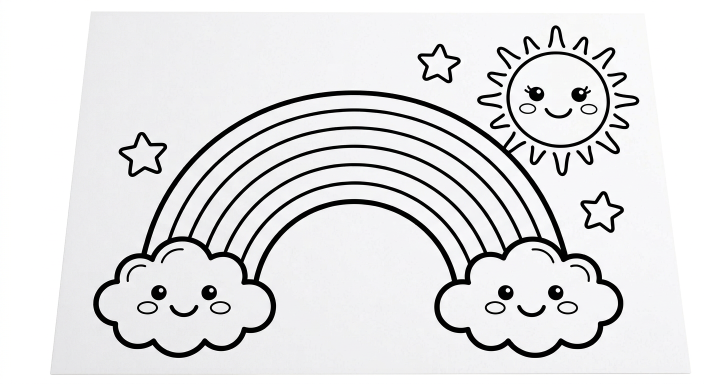
#> input picture etsy-shop/coloring/raw/c01_rainbow.png, 1408 x 768 px (shown at 1/2 size)
$ python -i build_sets.py   (imports and definitions only)
#> lines starting #> are read from the running program, lines starting #| are printed output that depends on the picture; after the words box and inside, x2 and y2 are one past the last pixel; in counts of white or black regions, pixels touching at a corner belong together
#!/usr/bin/env python3
"""Process raw generated art into print-ready product files.
Set-01: coloring pages -> clean B/W, A4 300DPI PNG + multi-page PDF
Set-02: character clip art -> transparent-background 2000px PNG
"""
import os, glob
from PIL import Image, ImageDraw, ImageFilter, ImageChops
import numpy as np

ROOT = "/home/user/Arena.ai/etsy-shop"
A4 = (2480, 3508)          # A4 @ 300 DPI
DPI = (300, 300)
MARGIN = 150

# ---------------------------------------------------------------- helpers
def crisp_lineart(img, lo=110, hi=190):
    """Force near-white background to pure white while keeping smooth AA lines."""
    g = img.convert("L")
    g = ImageOps_autocontrast(g)
    lut = []
    for v in range(256):
        if v <= lo:      lut.append(0)
        elif v >= hi:    lut.append(255)
        else:            lut.append(int(round((v - lo) * 255.0 / (hi - lo))))
    g = g.point(lut)
    return g.convert("RGB")

def ImageOps_autocontrast(g, cutoff=1):
    from PIL import ImageOps
    return ImageOps.autocontrast(g, cutoff=cutoff)

def content_bbox(img, tol=245, pad=0):
    g = img.convert("L").point(lambda v: 255 if v < tol else 0)
    bb = g.getbbox()
    if not bb:
        return (0, 0, img.width, img.height)
    l, t, r, b = bb
    return (max(0, l - pad), max(0, t - pad),
            min(img.width, r + pad), min(img.height, b + pad))

def place_on_a4(img, out_path, margin=MARGIN):
    """Trim whitespace and centre the art on a clean A4 white page."""
    img = img.convert("RGB")
    img = img.crop(content_bbox(img, tol=248, pad=10))
    avail = (A4[0] - margin * 2, A4[1] - margin * 2)
    r = min(avail[0] / img.width, avail[1] / img.height)
    art = img.resize((max(1, int(img.width * r)), max(1, int(img.height * r))), Image.LANCZOS)
    page = Image.new("RGB", A4, (255, 255, 255))
    page.paste(art, ((A4[0] - art.width) // 2, (A4[1] - art.height) // 2))
    page.save(out_path, dpi=DPI, optimize=True)
    return page

# ------------------------------------------------------- background removal
def strip_background(src_path, out_path, target=2000, tol=42):
    """Flood-fill the white background from the borders -> transparent PNG.
    Keeps white areas *inside* the character opaque (they stay white)."""
#> called with src_path = 'coloring/raw/c01_rainbow.png', out_path = 'out.png', target = 2000, tol = 42
    img = Image.open(src_path).convert("RGB")
#> img is the input picture: PIL image 1408x768 RGB; mean R, G, B 224.5, 224.5, 225.5
    w, h = img.size
#> w = 1408; h = 768
    ff = img.copy()
    seeds = [(2, 2), (w - 3, 2), (2, h - 3), (w - 3, h - 3),
             (w // 2, 2), (w // 2, h - 3), (2, h // 2), (w - 3, h // 2)]
    KEY = (255, 0, 255)
    for s in seeds:
        try:
            ImageDraw.floodfill(ff, s, KEY, thresh=tol)
        except Exception:
            pass
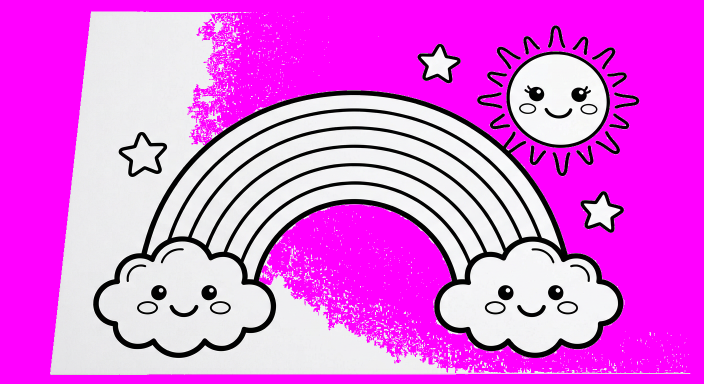
#> ff: PIL image 1408x768 RGB (shown at 1/2 size); mean R, G, B 227.6, 102.5, 228.2
    a = np.array(ff).astype(np.int16)
    key = np.array(KEY, dtype=np.int16)
    dist = np.abs(a - key).sum(axis=2)
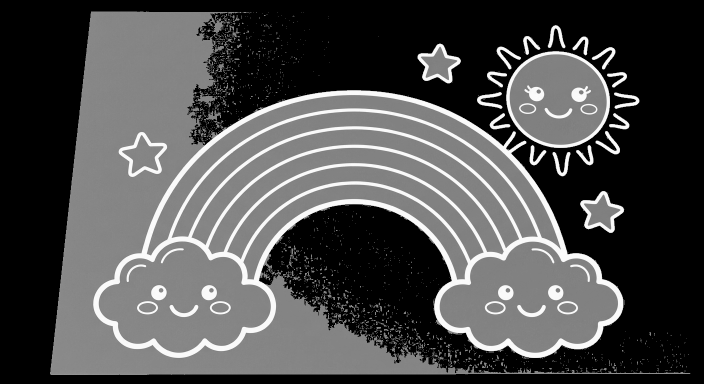
#> dist: shape (768, 1408) int64 (shown at 1/2 size); min 0, max 519, mean 156.8; drawn with min black and max white
    alpha = np.where(dist < 60, 0, 255).astype(np.uint8)
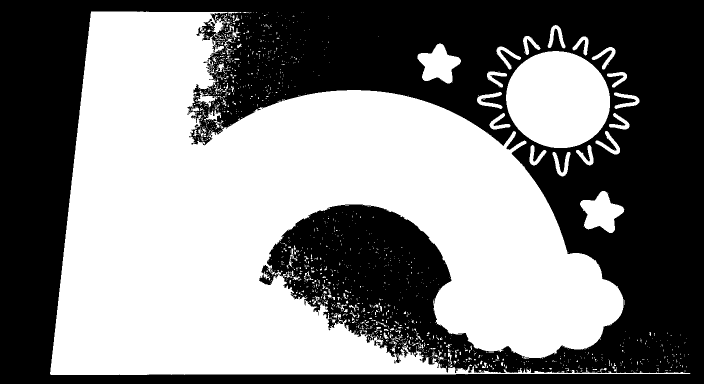
#> alpha: shape (768, 1408) (shown at 1/2 size); 51% white; 1 black region, box (x1, y1, x2, y2) and area: (0, 0, 1408, 768) 530347

    # smooth the alpha edge so cut-outs aren't jagged
    am = Image.fromarray(alpha, "L").filter(ImageFilter.GaussianBlur(0.6))
    # erode 1px so a faint white halo does not survive
    am = ImageChops.subtract(am, am.point(lambda v: 40 if v > 200 else 0))
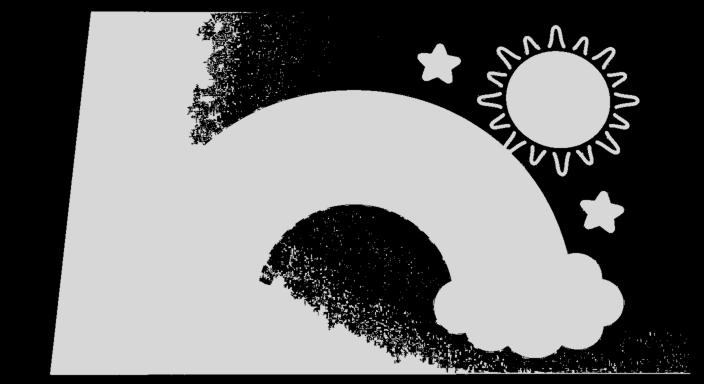
#> am: PIL image 1408x768 L (shown at 1/2 size); min 0, max 215, mean 109.9
    am = am.filter(ImageFilter.GaussianBlur(0.5))

    rgba = img.convert("RGBA")
    rgba.putalpha(am)
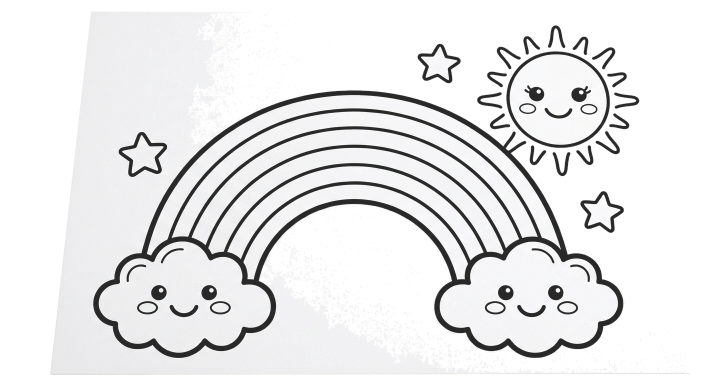
#> rgba: PIL image 1408x768 RGBA (shown at 1/2 size); mean R, G, B, A 224.5, 224.5, 225.5, 109.9; transparent parts drawn white
    # trim to the character, then pad to a square canvas
    bb = rgba.split()[3].getbbox()
#> bb = (98, 21, 1383, 752)
    if bb:
        rgba = rgba.crop(bb)
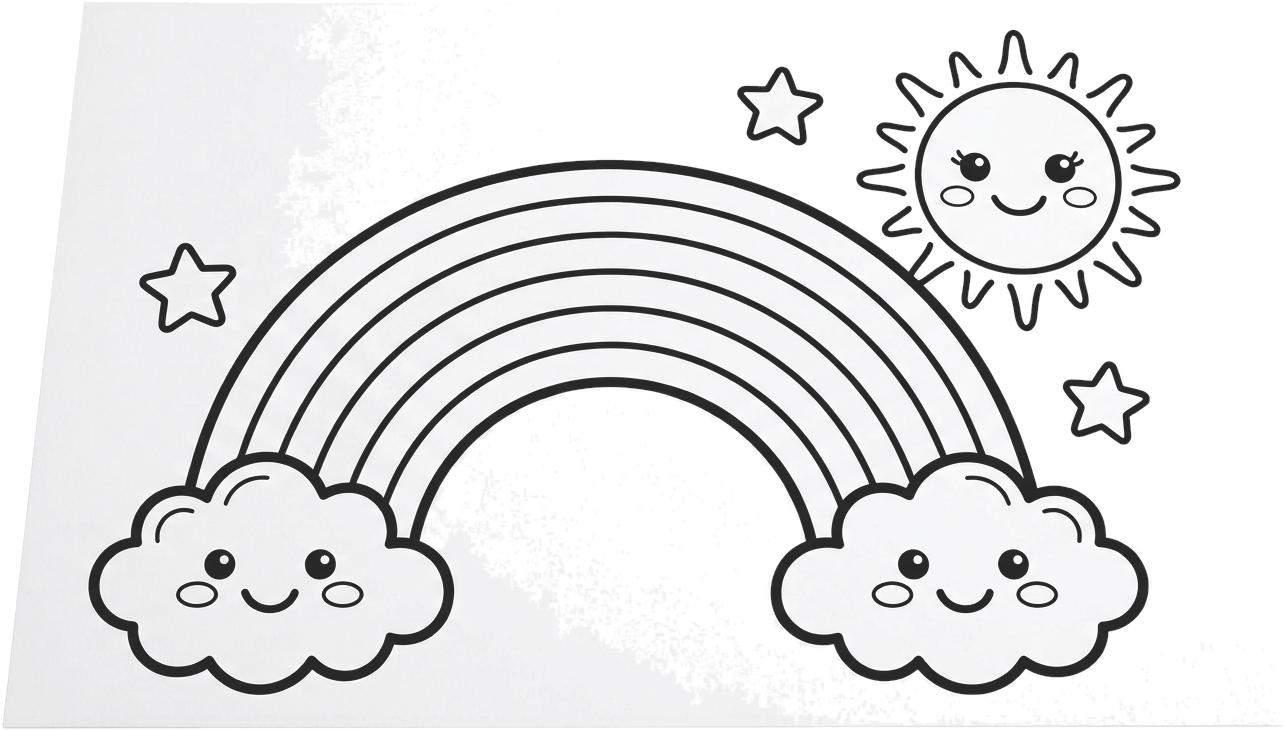
#> rgba: PIL image 1285x731 RGBA; mean R, G, B, A 219.9, 219.9, 221.1, 126.5; transparent parts drawn white
    side = int(max(rgba.width, rgba.height) * 1.10)
#> side = 1413
    canvas = Image.new("RGBA", (side, side), (255, 255, 255, 0))
    canvas.alpha_composite(rgba, ((side - rgba.width) // 2, (side - rgba.height) // 2))
    canvas = canvas.resize((target, target), Image.LANCZOS)
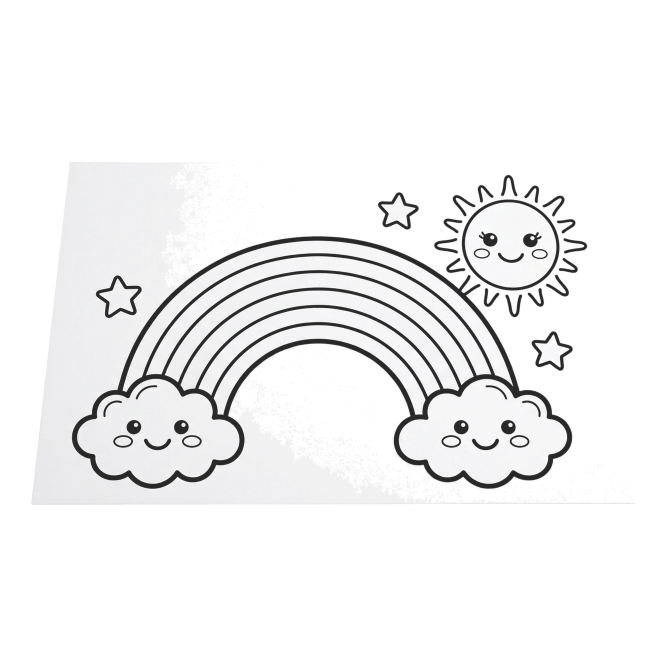
#> canvas: PIL image 2000x2000 RGBA (shown at 1/3 size); mean R, G, B, A 62.6, 62.6, 63, 59.5; transparent parts drawn white
    canvas.save(out_path, optimize=True)
    return canvas

# ------------------------------------------------------------------ run
# [24 lines not run here, left out]

>>> result = strip_background('coloring/raw/c01_rainbow.png', 'out.png')

$ run again, on etsy-shop/coloring/raw/c05_rocket.png
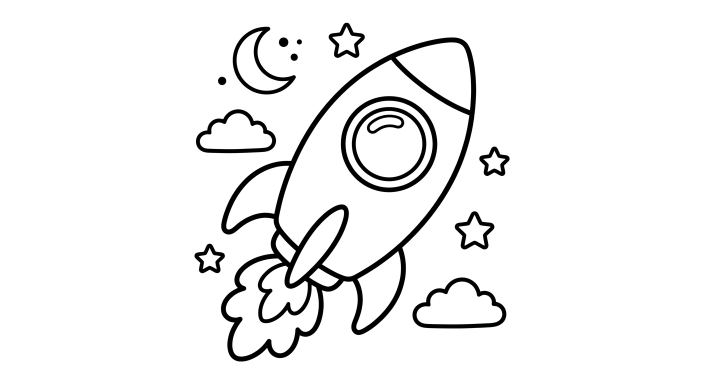
#> input picture etsy-shop/coloring/raw/c05_rocket.png, 1408 x 768 px (shown at 1/2 size)
#> in strip_background, img is the input picture: PIL image 1408x768 RGB; mean R, G, B 240.4, 240.4, 240.4
#> dist: shape (768, 1408) int64; 261 distinct labels, from 0 to 512
#> in strip_background, `alpha = np.where(dist < 60, 0, 255).astype(np.uint8)`:
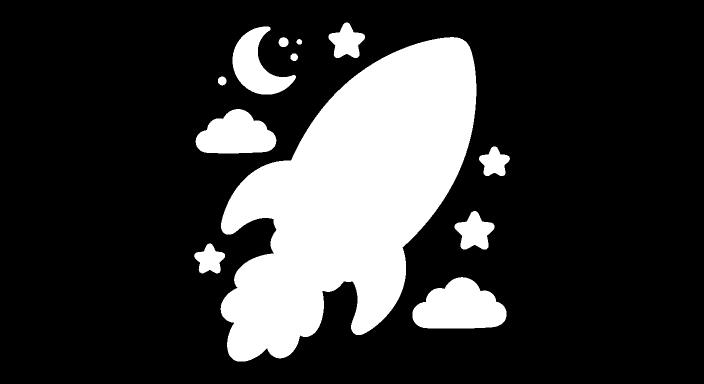
#> alpha: shape (768, 1408) (shown at 1/2 size); 21.4% white; 12 white regions, largest, box (x1, y1, x2, y2) and area: (441, 74, 953, 723) 187591, (825, 554, 1013, 657) 13797, (391, 218, 553, 307) 10176
#> bb = (386, 43, 1022, 725)
#> in strip_background, `canvas = canvas.resize((target, target), Image.LANCZOS)`:
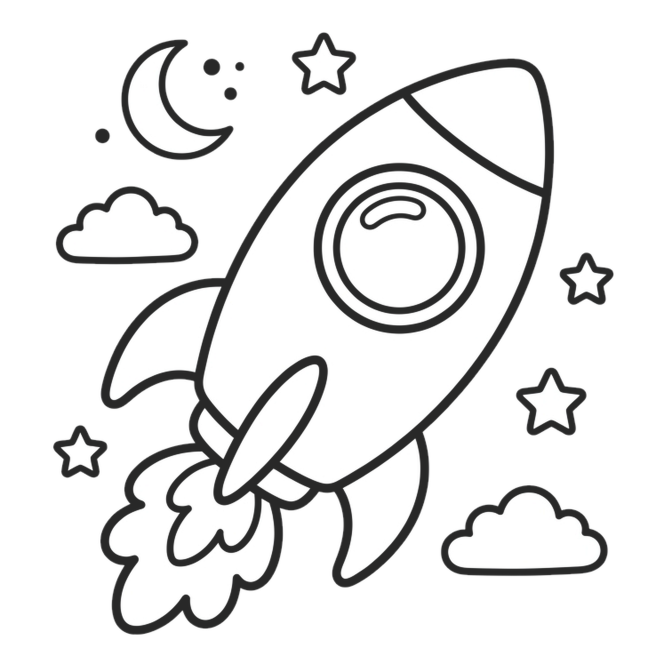
#> canvas: PIL image 2000x2000 RGBA (shown at 1/3 size); mean R, G, B, A 81.5, 81.6, 81.6, 88.8; transparent parts drawn white

$ run again, on etsy-shop/coloring/raw/c06_icecream.png
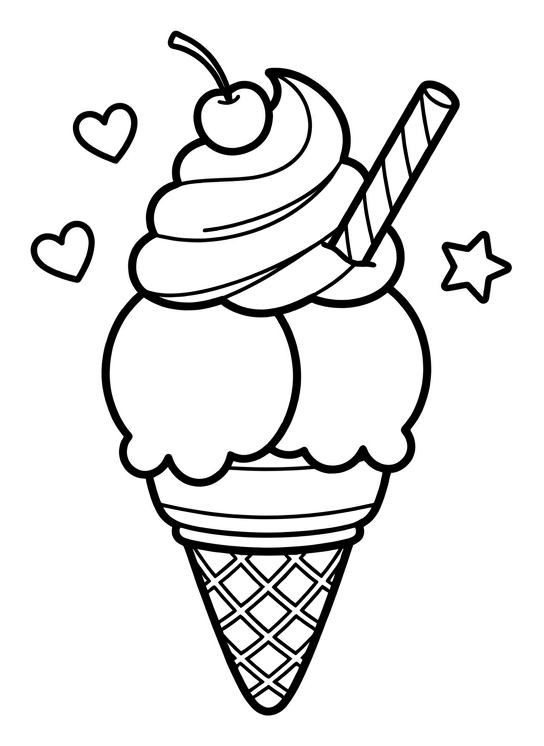
#> input picture etsy-shop/coloring/raw/c06_icecream.png, 544 x 746 px
#> in strip_background, img is the input picture: PIL image 544x746 RGB; mean R, G, B 230.6, 230.6, 230.6
#> dist: shape (746, 544) int64; 261 distinct labels, from 0 to 512
#> in strip_background, `alpha = np.where(dist < 60, 0, 255).astype(np.uint8)`:
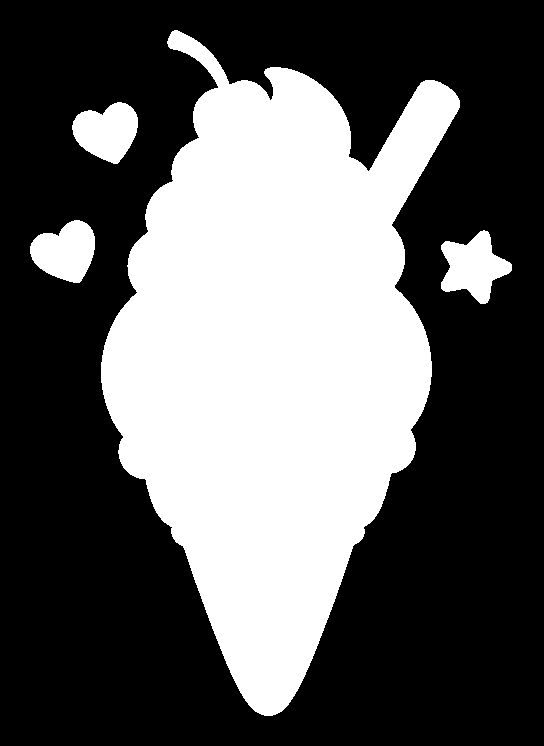
#> alpha: shape (746, 544); 37% white; 4 white regions, box (x1, y1, x2, y2) and area: (101, 30, 460, 716) 141277, (441, 230, 512, 304) 3013, (30, 220, 95, 283) 2859, (72, 102, 138, 164) 2815
#> bb = (28, 28, 514, 718)
#> in strip_background, `canvas = canvas.resize((target, target), Image.LANCZOS)`:
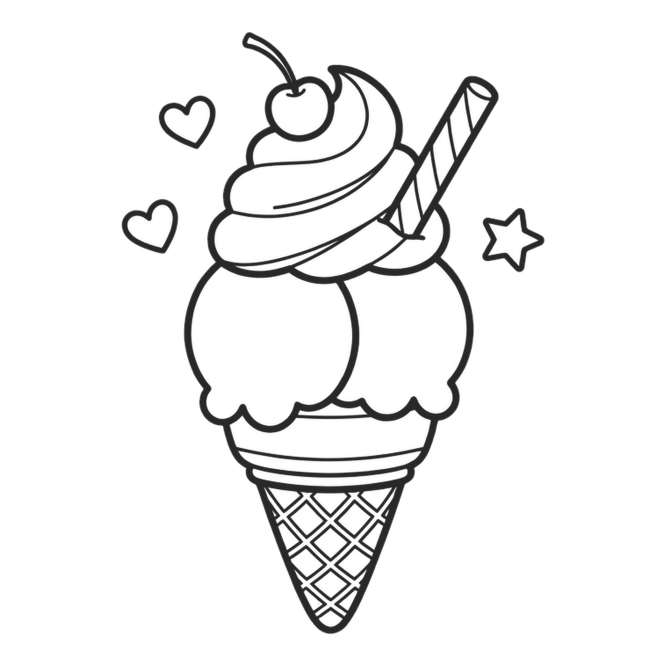
#> canvas: PIL image 2000x2000 RGBA (shown at 1/3 size); mean R, G, B, A 51.7, 51.7, 51.7, 56; transparent parts drawn white

$ run again, on etsy-shop/coloring/raw/c07_fish.png
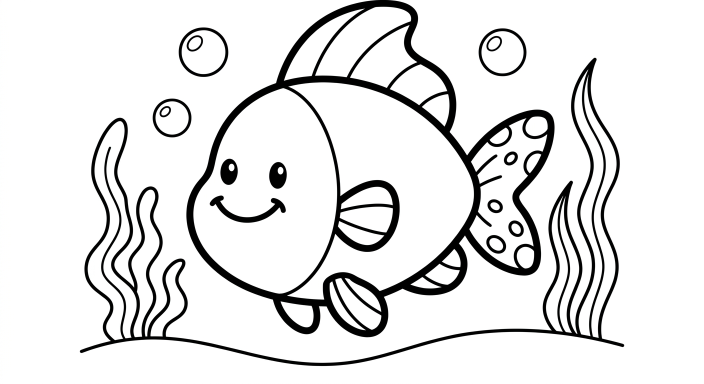
#> input picture etsy-shop/coloring/raw/c07_fish.png, 1408 x 768 px (shown at 1/2 size)
#> in strip_background, img is the input picture: PIL image 1408x768 RGB; mean R, G, B 228, 228, 228
#> dist: shape (768, 1408) int64; 261 distinct labels, from 0 to 512
#> alpha: shape (768, 1408); 39% white; 5 white regions, box (x1, y1, x2, y2) and area: (372, 0, 1110, 675) 307759, (159, 115, 1249, 733) 93679, (357, 54, 457, 154) 7882, (957, 56, 1053, 153) 7346, (305, 197, 383, 275) 4852
#> bb = (157, 0, 1251, 735)
#> in strip_background, `canvas = canvas.resize((target, target), Image.LANCZOS)`:
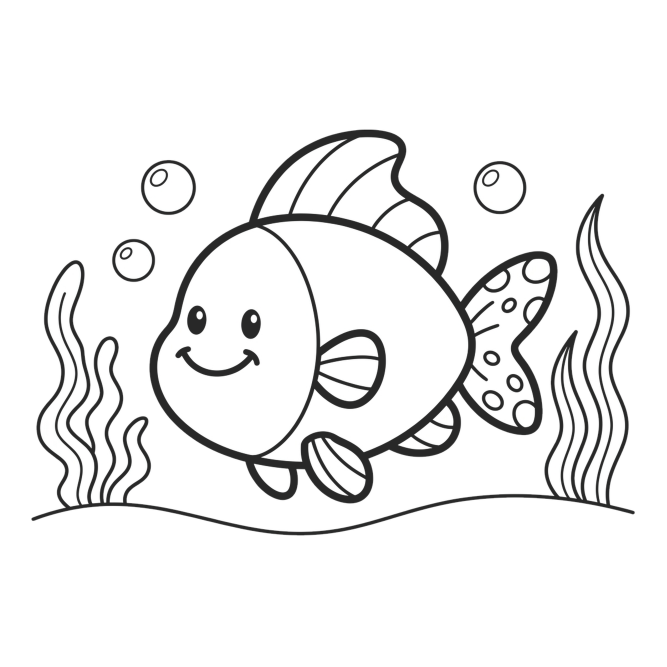
#> canvas: PIL image 2000x2000 RGBA (shown at 1/3 size); mean R, G, B, A 57.4, 57.4, 57.4, 62.7; transparent parts drawn white
